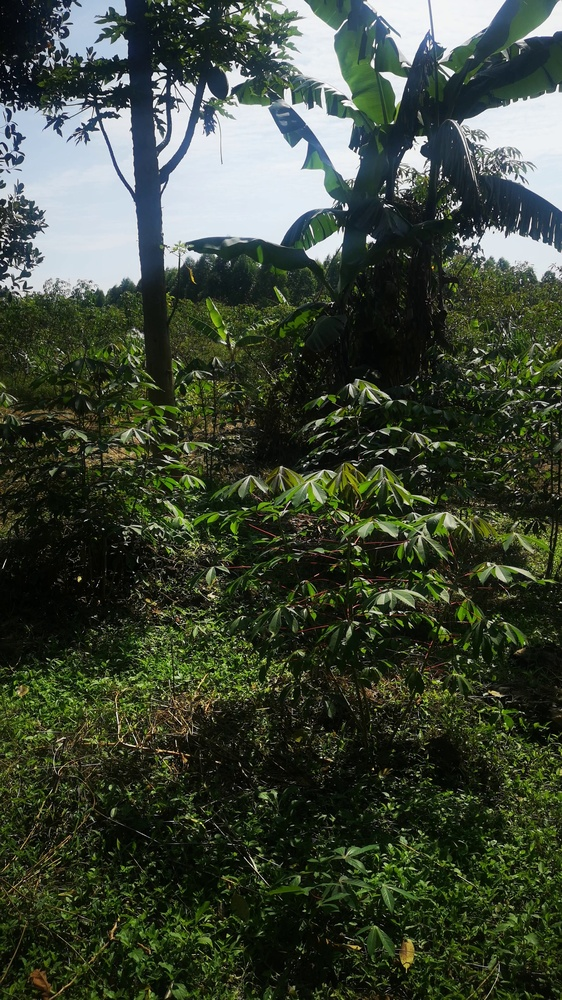
#> input picture Task1/sift_images/frame211.jpg, 562 x 1000 px, shrunk from 2160 x 3840 before the run
$ jupyter execute 'Task1 Local Feature Detection and Matching.ipynb'   (shell and % lines are left out)
#> lines starting #> are read from the running program, lines starting #| are printed output that depends on the picture
# MASONGO UMAR
1800738510         2018/HD05/1967U
## MASTER OF SCIENCE IN COMPUTER SCIENCE
COMPUTER VISION PROJECT EXAM

[cell 1]
import cv2
import numpy as np
import matplotlib.pyplot as plt

### Task 1: Local feature detection and matching using
Scale Invariant Feature Transform (SIFT) Algorithm

[cell 2]
# Read and display the original 2 images whose features are to be detected and matched

image_1 = cv2.imread("./sift_images/frame211.jpg")
#> image_1 is the input picture: shape (1000, 562, 3); mean B, G, R 56.2, 70.9, 61.8
image_2 = cv2.imread("./sift_images/frame389.jpg")
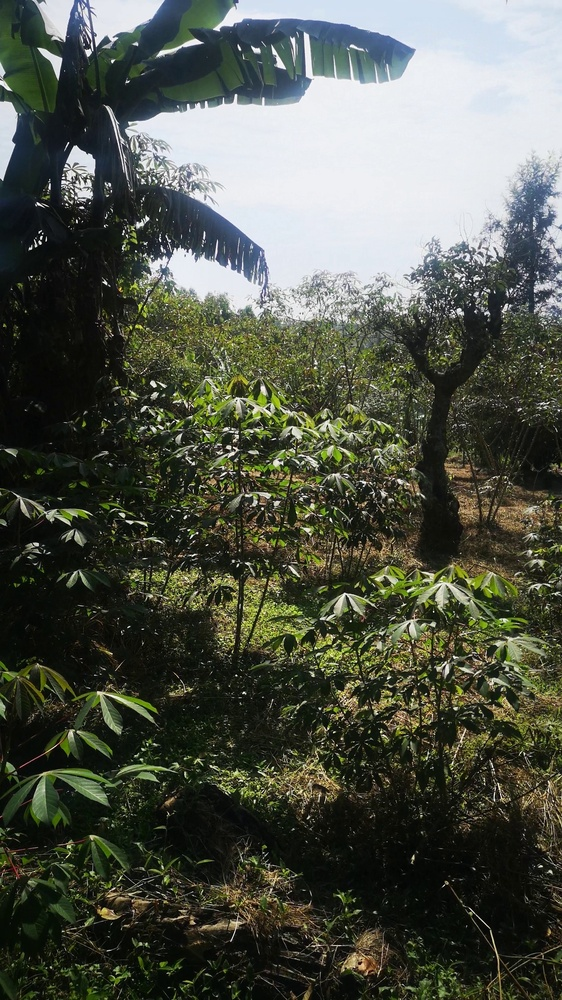
#> input picture Task1/sift_images/frame389.jpg, 562 x 1000 px, shrunk from 2160 x 3840 before the run
#> image_2 is the input picture: shape (1000, 562, 3); mean B, G, R 73.5, 84.7, 80.5

colored_image_1 = cv2.cvtColor(image_1, cv2.COLOR_BGR2RGB)
colored_image_2 = cv2.cvtColor(image_2, cv2.COLOR_BGR2RGB)

figure, ax = plt.subplots(1, 2, figsize=(16, 8))

ax[0].imshow(colored_image_1)
ax[1].imshow(colored_image_2)
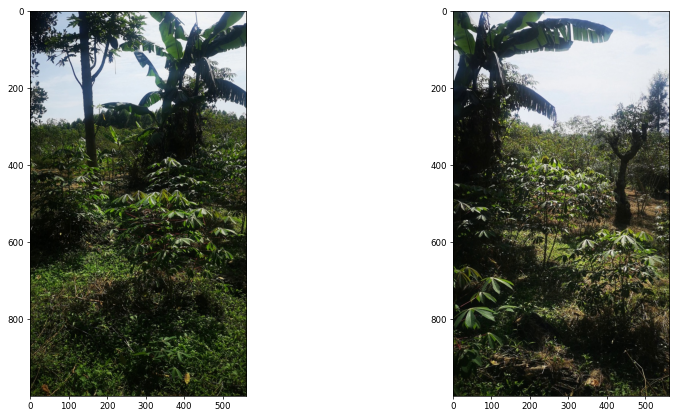
#> figure drawn by matplotlib, 2 panels

[cell 3]
# Image cleaning and removing unnecessary features
gray_image_1 = cv2.cvtColor(colored_image_1, cv2.COLOR_BGR2GRAY)
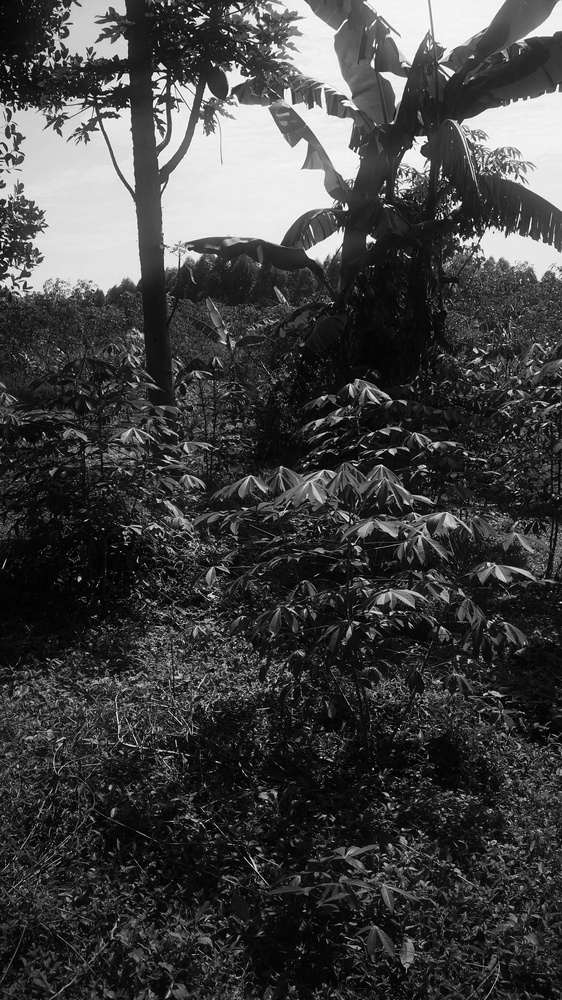
#> gray_image_1: shape (1000, 562); min 0, max 255, mean 65.5
gray_image_2 = cv2.cvtColor(colored_image_2, cv2.COLOR_BGR2GRAY)
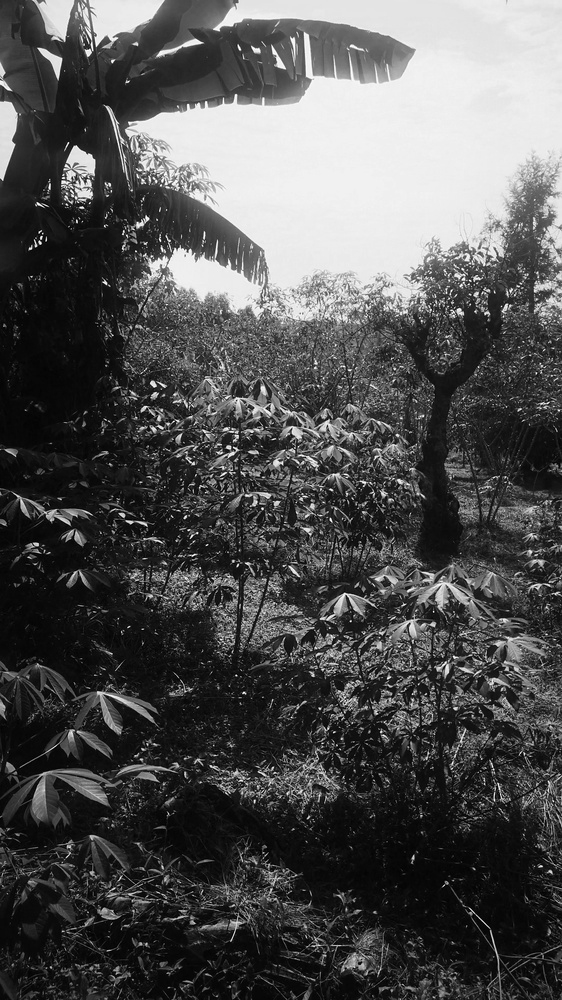
#> gray_image_2: shape (1000, 562); min 0, max 255, mean 80.8

figure, ax = plt.subplots(1, 2, figsize=(16, 8))

ax[0].imshow(gray_image_1, cmap='gray')
ax[1].imshow(gray_image_2, cmap='gray')

[cell 4]
# Initiating the SIFT detector
sift = cv2.SIFT_create()

# Detecting local feature keypoints and descriptors,
image1_keypoints, image1_descriptors = sift.detectAndCompute(gray_image_1, None)
#> image1_keypoints = 5379 keypoints; strongest (x, y, size): (190, 9, 2.8), (369, 239, 5.5), (474, 229, 2), (248, 70, 2)
image2_keypoints, image2_descriptors = sift.detectAndCompute(gray_image_2, None)
#> image2_keypoints = 4473 keypoints; strongest (x, y, size): (41, 237, 1.9), (40, 243, 2.1), (30, 248, 2.1), (82, 207, 2.2)

# Getting the number of Keypoints in the first and second image respectively
len(image1_keypoints), len(image2_keypoints)
#> Out = (5379, 4473)

Matching the SIFT keypoints and descriptors using Brute-Force Matcher

[cell 5]
# Creating BFMatcher object
bf = cv2.BFMatcher(cv2.NORM_L1, crossCheck=True)

# Matching the local descriptors
matches = bf.match(image1_descriptors, image2_descriptors)
#> matches = 1410 matches

# Sorting the matched descriptors in order of their distances
matches = sorted(matches, key = lambda x:x.distance)

image_1_2_matched = cv2.drawMatches(gray_image_1, image1_keypoints, gray_image_2, image2_keypoints, matches[:50], gray_image_2, flags=2)
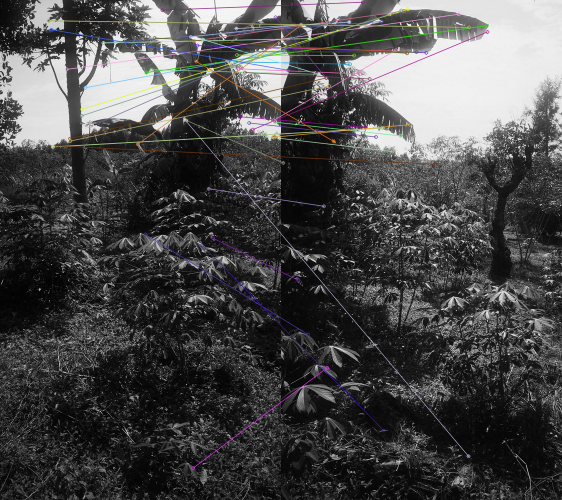
#> image_1_2_matched: shape (1000, 1124, 3) (shown at 1/2 size); mean of channels 0, 1, 2 74, 74, 74.3; drawn as B, G, R

# Visualising the matched keypoints
plt.figure(figsize=(16, 8))
plt.imshow(image_1_2_matched)
plt.show()

Matching the SIFT keypoints and descriptors using FLAN Based Matcher

[cell 6]
# Declare the FLANN parameters
FLANN_INDEX_KDTREE = 0
index_params = dict(algorithm = FLANN_INDEX_KDTREE, trees = 5)
search_params = dict(checks=50)   # or pass empty dictionary

# Creating the FLANN matcher object
flann = cv2.FlannBasedMatcher(index_params,search_params)

# Matching the local descriptors
matches = flann.knnMatch(image1_descriptors, image2_descriptors, k=2)
#> matches = 5379 matches

# A mask to enable drawing of only good matches
matchesMask = [[0,0] for i in range(len(matches))]
#> matchesMask = 5379 pairs, first value 0 to 0, second value 0 to 0

# Ratio test as defined in Lowe's paper
for i,(m,n) in enumerate(matches):
    if m.distance < 0.7*n.distance:
        matchesMask[i]=[1,0]
#> after the loop, matchesMask = 5379 pairs, first value 0 to 1, second value 0 to 0

draw_params = dict(matchColor = (0,255,0),
                   singlePointColor = (255,0,0),
                   matchesMask = matchesMask,
                   flags = 0)
#> draw_params = 4 items

image_1_2_matched = cv2.drawMatchesKnn(gray_image_1, image1_keypoints, gray_image_2, image2_keypoints, matches, None, **draw_params)
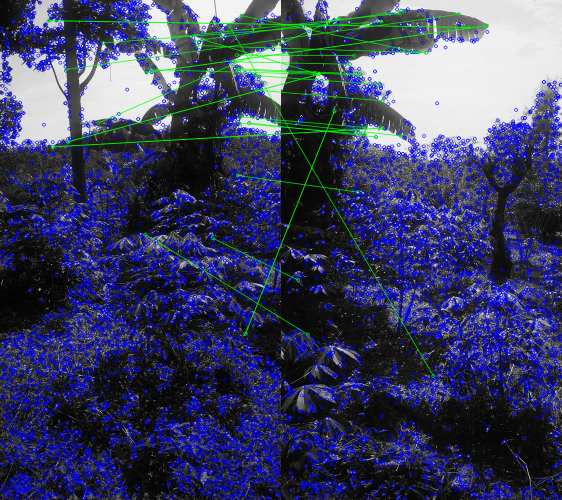
#> image_1_2_matched: shape (1000, 1124, 3) (shown at 1/2 size); mean of channels 0, 1, 2 99, 64.8, 60.8; drawn as B, G, R

# Visualising the matched keypoints
plt.figure(figsize=(16,8))
plt.imshow(image_1_2_matched)
plt.show()
